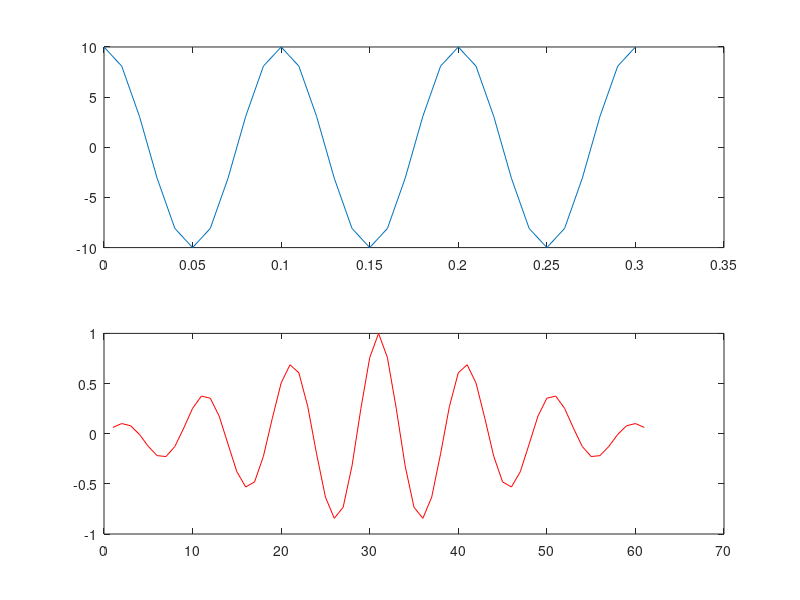
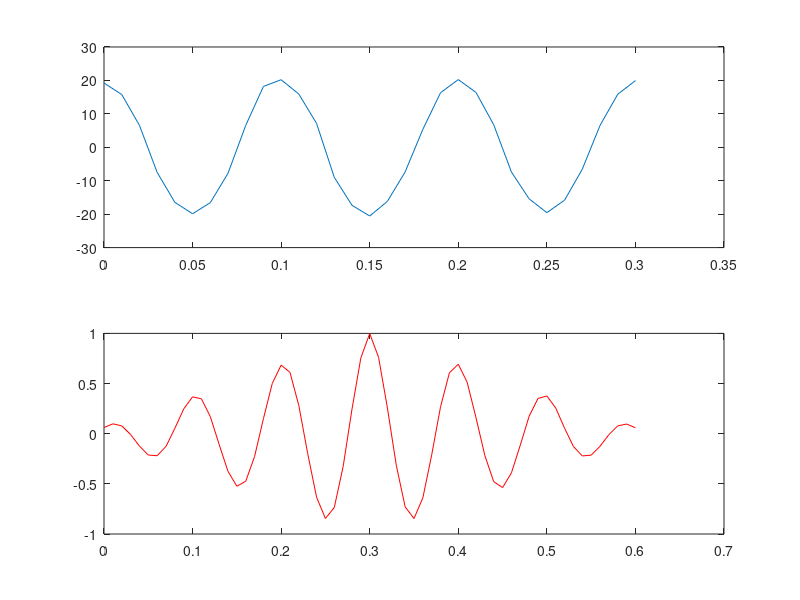

Write MATLAB code to recreate these figures, in order.
clear
t = 0:0.01:0.3;
x = 10*cos(2*pi*10*t);
figure(18)
subplot(211)
plot(t,x)
ry = xcorr(x,'coeff');
rt = 2*min(t):.01:2*max(t);
hold on
subplot(212)
plot(ry,'r')

y = (10*cos(2*pi*10*t))+randn(size(t));
xy = x+y;
figure(19)
subplot(211)
plot(t,xy)
rxy = xcorr(x,xy,'coeff');
rt = 2*min(t):.01:2*max(t);
subplot(212)
plot(rt,rxy,'r')